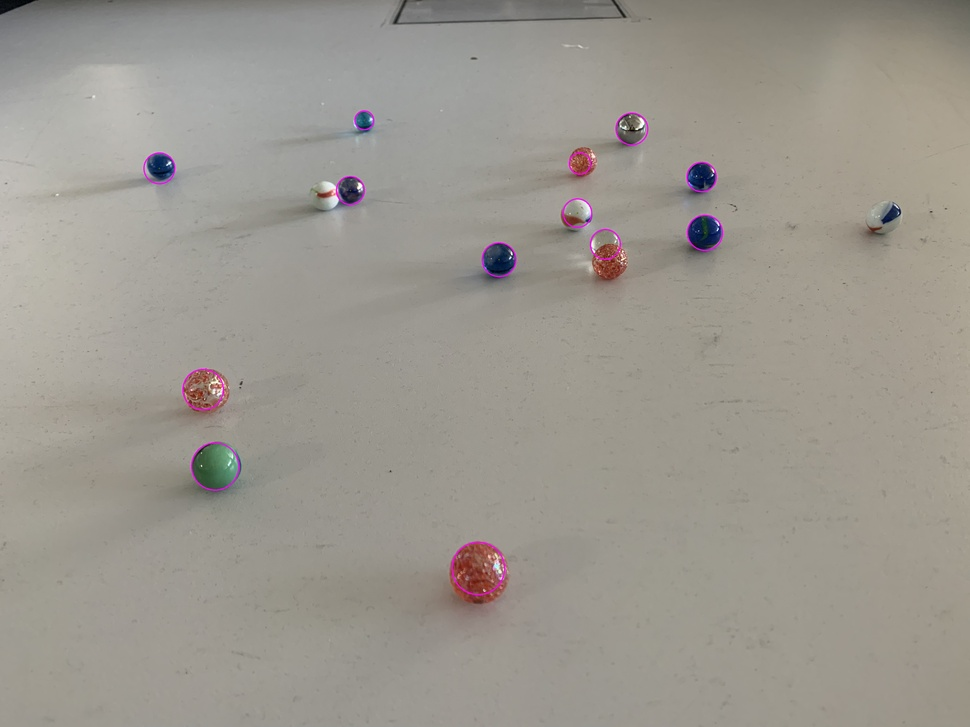
#> input picture camera_components/detected_img/1.jpg, 970 x 727 px, shrunk from 4032 x 3024 before the run, found by its file name
$ python circle_detection.py
#> lines starting #> are read from the running program, lines starting #| are printed output that depends on the picture; after the words box and inside, x2 and y2 are one past the last pixel; in counts of white or black regions, pixels touching at a corner belong together
import sys
import cv2 as cv
import numpy as np
def main(argv):

    default_file = '1.jpg'
    filename = argv[0] if len(argv) > 0 else default_file
    # Loads an image
    src = cv.imread(cv.samples.findFile(filename), cv.IMREAD_COLOR)
#> src is the input picture: shape (727, 970, 3); mean B, G, R 143.5, 151.6, 156
    # Check if image is loaded fine
    if src is None:
        print ('Error opening image!')
        print ('Usage: hough_circle.py [image_name -- default ' + default_file + '] \n')
        return -1


    gray = cv.cvtColor(src, cv.COLOR_BGR2GRAY)

    gray = cv.medianBlur(gray, 7)
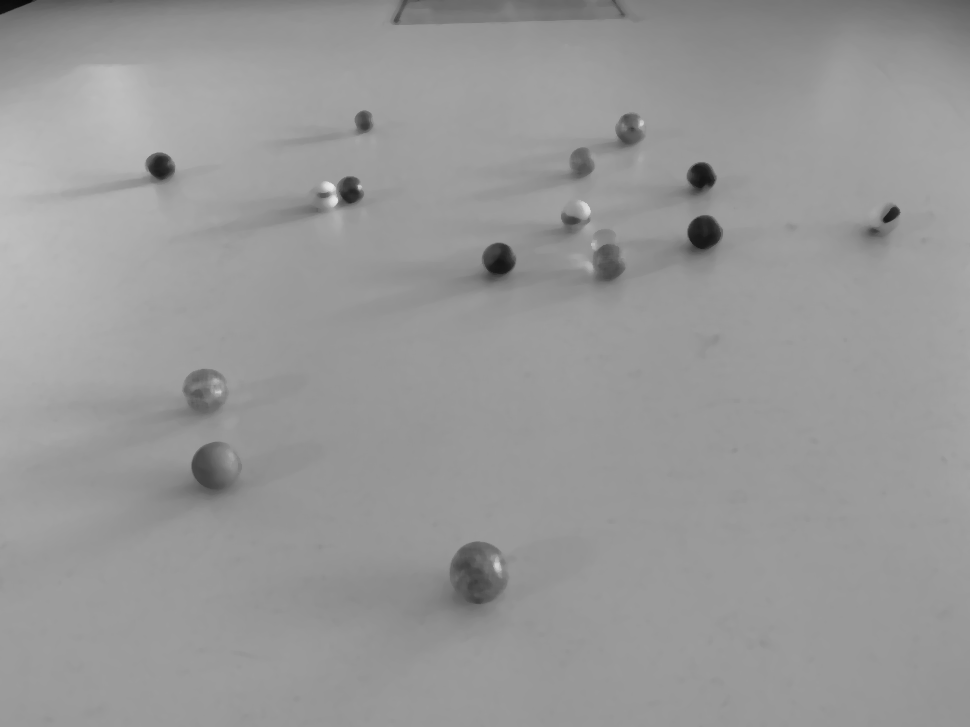
#> gray: shape (727, 970); min 7, max 234, mean 152.1
    # cv.imshow("gray image", gray)

    rows = gray.shape[0]
#> rows = 727
    circles = cv.HoughCircles(gray, cv.HOUGH_GRADIENT, 1, rows / 20,
                               param1=100, param2=30,
                               minRadius=1, maxRadius=200)
#> circles = [[497.5, 257.5, 15.9], [704.5, 232.5, 17.6], [215.5, 466.5, 24.6], [159.5, 167.5, 14.9]]

    if circles is not None:
        circles = np.uint16(np.around(circles))
#> circles = [[498, 258, 16], [704, 232, 18], [216, 466, 25], [160, 168, 15]]
        for i in circles[0, :]:
            center = (i[0], i[1])
            # circle center
            cv.circle(src, center, 1, (0, 100, 100), 3)
            # circle outline
            radius = i[2]
            cv.circle(src, center, radius, (255, 0, 255), 3)
#> this loop made 4 passes
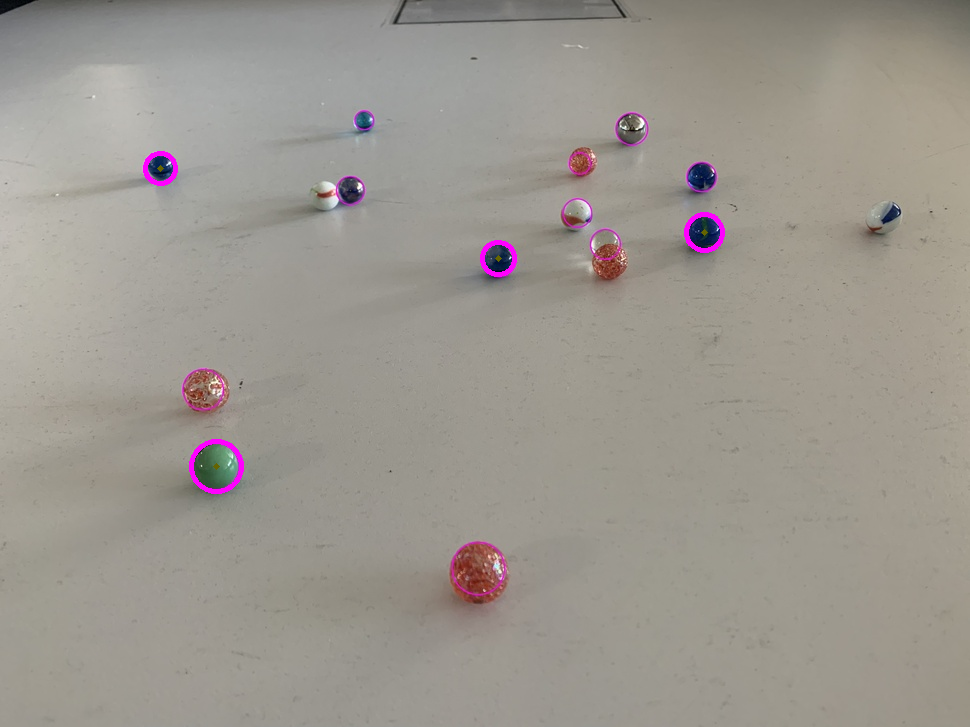
#> src: shape (727, 970, 3); 0.34% of pixels changed, all inside (x1, y1, x2, y2) = (143, 151, 725, 494)

    print(filename)

    cv.imwrite('./detected_img/'+filename[4:], src)

    cv.imshow("detected circles", src)
    cv.waitKey(0)

    return 0
if __name__ == "__main__":
    main(sys.argv[1:])

$ run again, with camera_components/detected_img/2.jpg copied over camera_components/detected_img/1.jpg
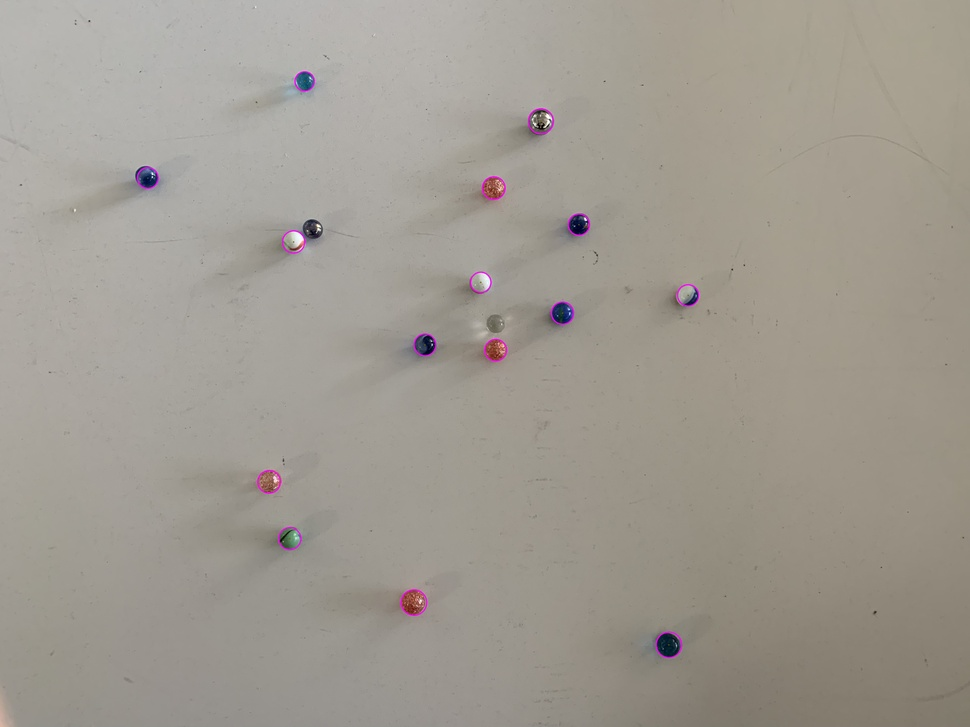
#> input picture camera_components/detected_img/2.jpg, 970 x 727 px, shrunk from 4032 x 3024 before the run, found by its file name
#> in main, src is the input picture: shape (727, 970, 3); mean B, G, R 145.9, 154.8, 160.2
#> in main, `circles = cv.HoughCircles(gray, cv.HOUGH_GRADIENT, 1, rows / 20, param..`: circles = [[668.5, 645.5, 11], [424.5, 344.5, 9.6], [304.5, 81.5, 9.4], [561.5, 312.5, 10.3]]
#> in main, `circles = np.uint16(np.around(circles))`: circles = [[668, 646, 11], [424, 344, 10], [304, 82, 9], [562, 312, 10]]
#> the loop in main, `for i in circles[0, :]:` made 4 passes
#> after the loop in main, `for i in circles[0, :]:`:
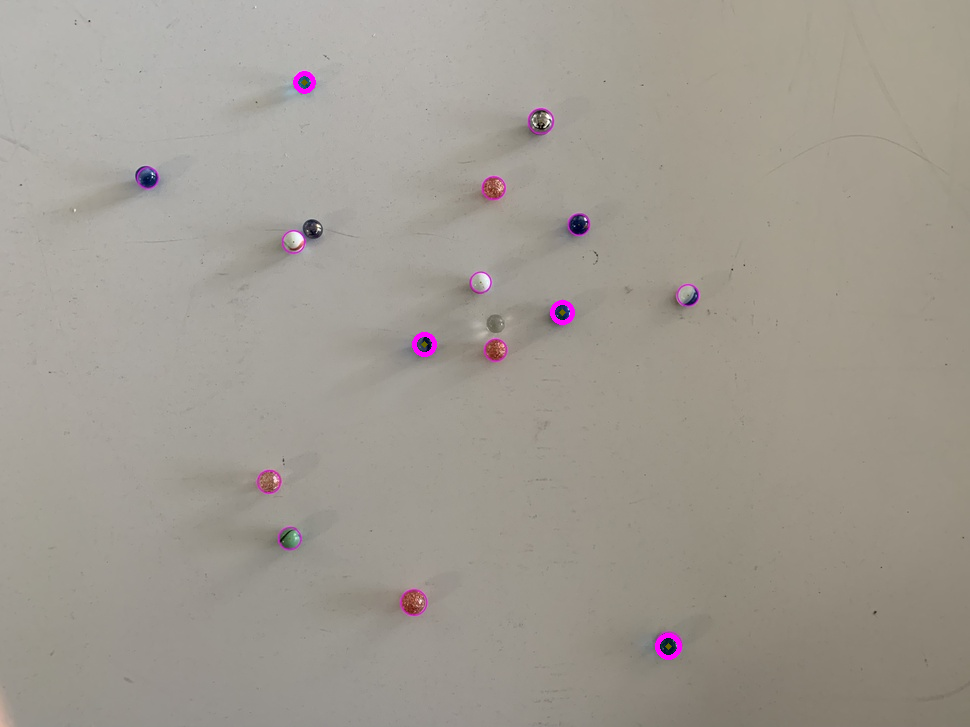
#> src: shape (727, 970, 3); 0.19% of pixels changed, all inside (x1, y1, x2, y2) = (293, 71, 682, 660)

$ run again, with camera_components/detected_img/3.jpg copied over camera_components/detected_img/1.jpg
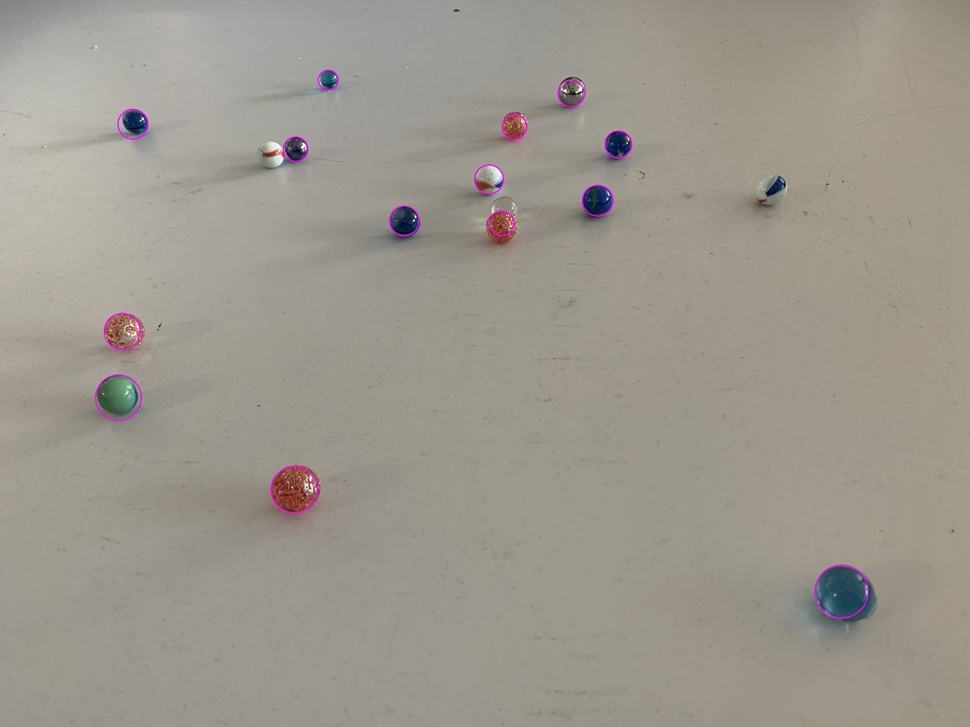
#> input picture camera_components/detected_img/3.jpg, 970 x 727 px, shrunk from 4032 x 3024 before the run, found by its file name
#> in main, src is the input picture: shape (727, 970, 3); mean B, G, R 142.1, 151.7, 157
#> in main, `circles = cv.HoughCircles(gray, cv.HOUGH_GRADIENT, 1, rows / 20, param..`: circles = [[403.5, 220.5, 14.5], [846.5, 596.5, 27.8], [296.5, 488.5, 22.9], [596.5, 199.5, 15.1]]
#> in main, `circles = np.uint16(np.around(circles))`: circles = [[404, 220, 14], [846, 596, 28], [296, 488, 23], [596, 200, 15]]
#> the loop in main, `for i in circles[0, :]:` made 4 passes
#> after the loop in main, `for i in circles[0, :]:`:
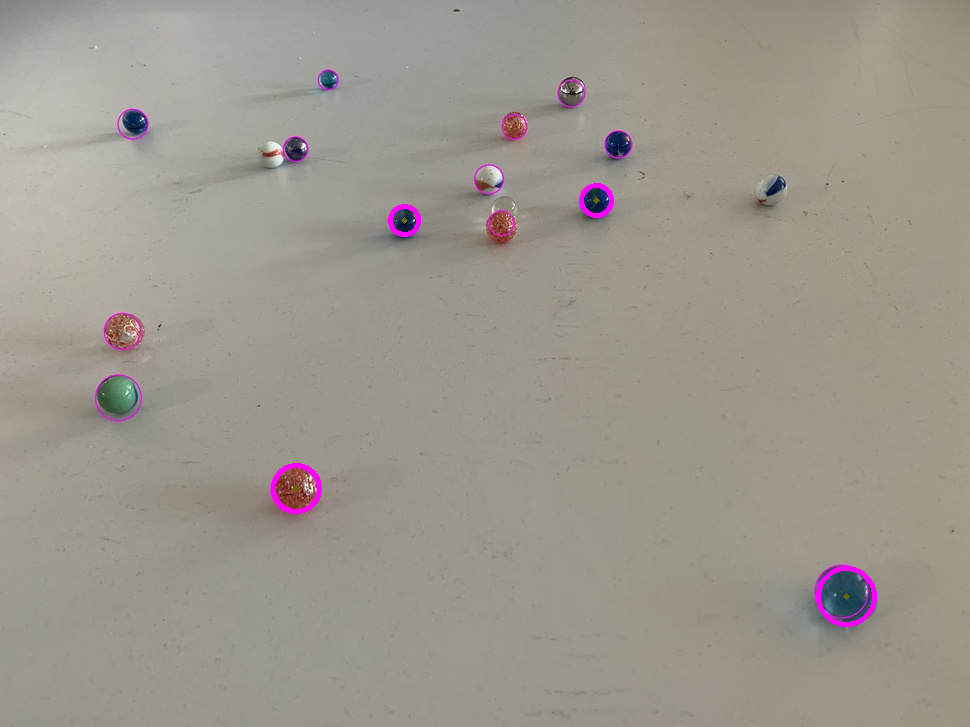
#> src: shape (727, 970, 3); 0.37% of pixels changed, all inside (x1, y1, x2, y2) = (271, 183, 877, 627)

$ run again, with camera_components/detected_img/4.jpg copied over camera_components/detected_img/1.jpg
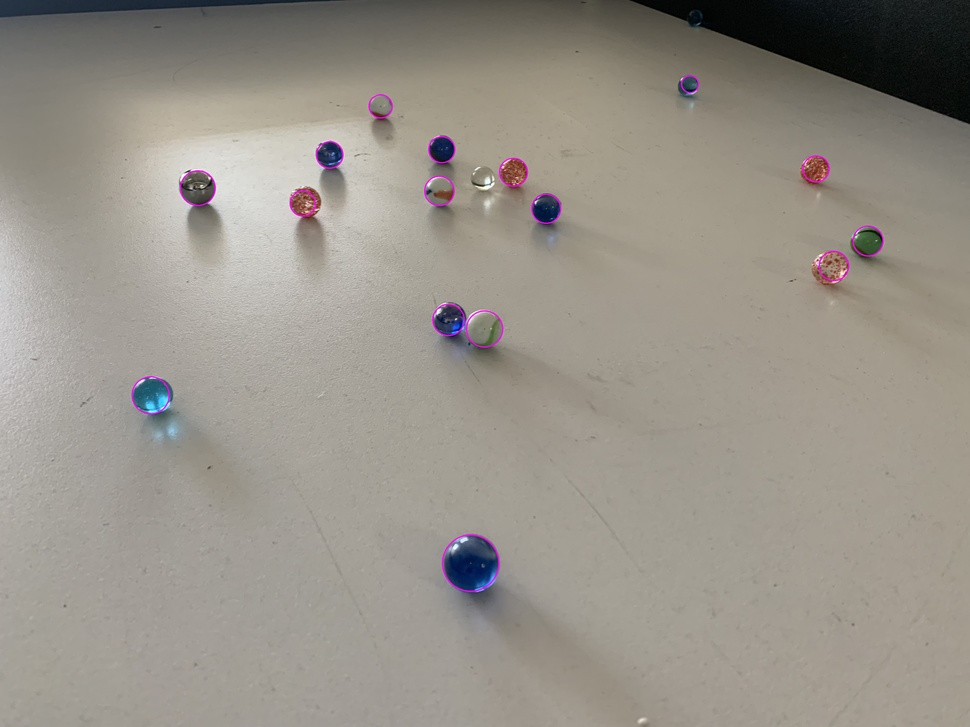
#> input picture camera_components/detected_img/4.jpg, 970 x 727 px, shrunk from 4032 x 3024 before the run, found by its file name
#> in main, src is the input picture: shape (727, 970, 3); mean B, G, R 137.7, 146.4, 151.7
#> in main, `gray = cv.medianBlur(gray, 7)`:
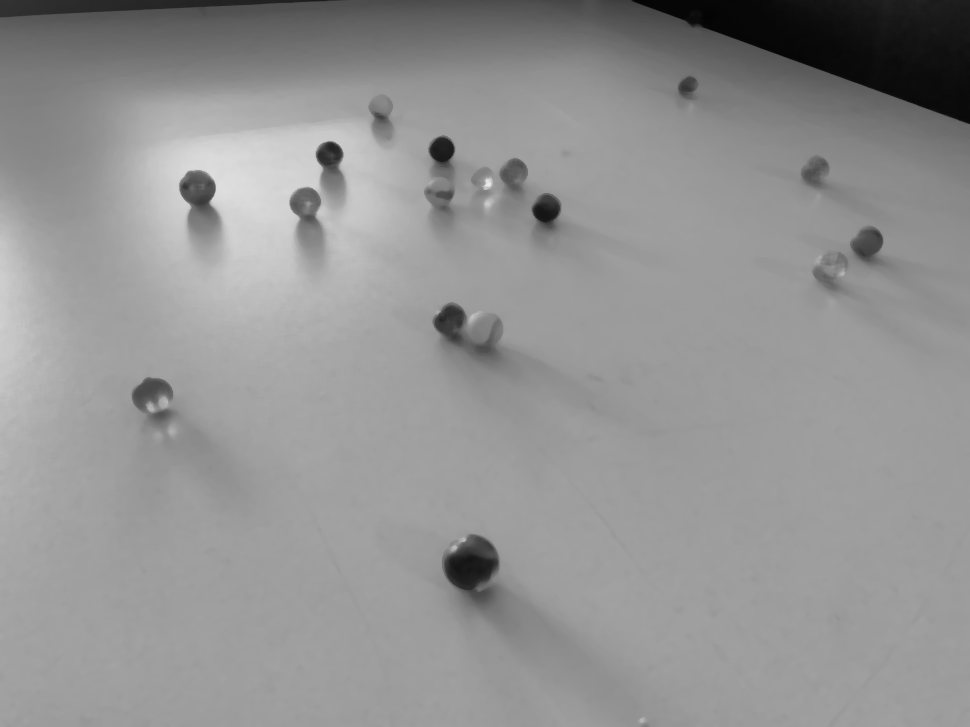
#> gray: shape (727, 970); min 3, max 237, mean 147
#> in main, `circles = cv.HoughCircles(gray, cv.HOUGH_GRADIENT, 1, rows / 20, param..`: circles = [[471.5, 562.5, 27.8], [197.5, 187.5, 18], [329.5, 154.5, 13], [306.5, 200.5, 13.6], [547.5, 207.5, 14.4], [869.5, 240.5, 13], [440.5, 149.5, 12.2]]
#> in main, `circles = np.uint16(np.around(circles))`: circles = [[472, 562, 28], [198, 188, 18], [330, 154, 13], [306, 200, 14], [548, 208, 14], [870, 240, 13], [440, 150, 12]]
#> the loop in main, `for i in circles[0, :]:` made 7 passes
#> after the loop in main, `for i in circles[0, :]:`:
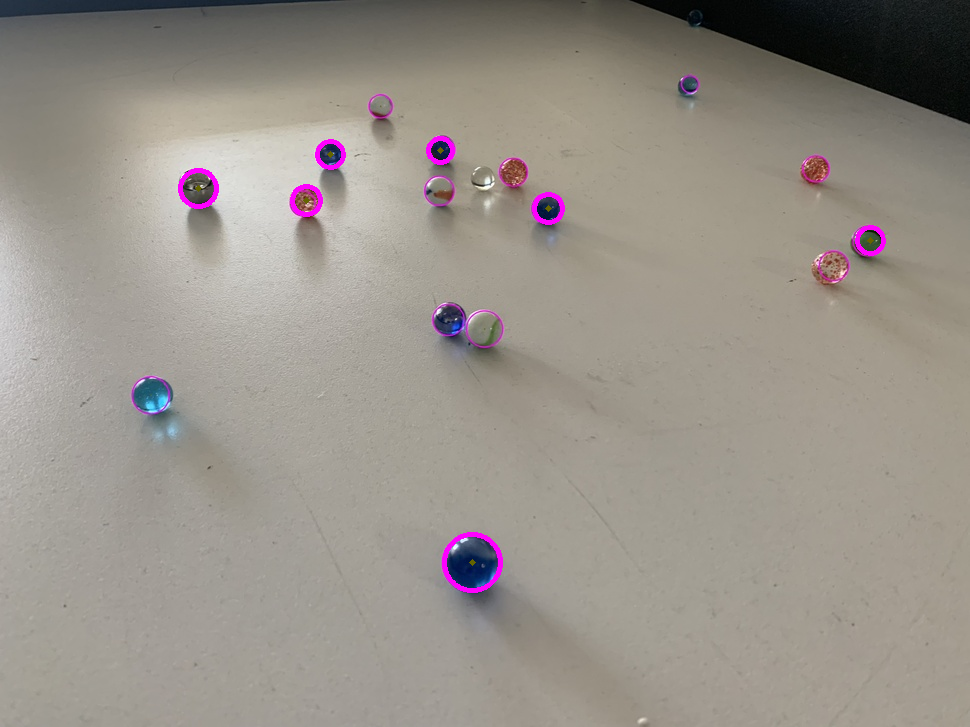
#> src: shape (727, 970, 3); 0.52% of pixels changed, all inside (x1, y1, x2, y2) = (178, 136, 886, 593)
